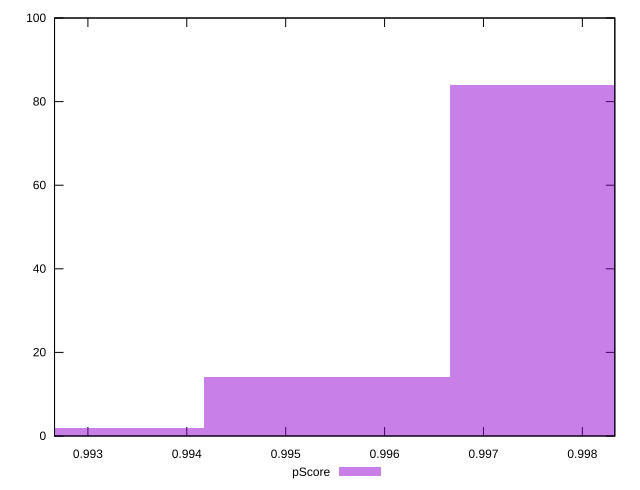

Generate this figure with gnuplot:
reset

$pScore <<EOF
0.9929218715893394 2
0.9979114287330044 84
0.9954166501611719 14
EOF

set key outside below
set boxwidth 0.002494778571832511
set xrange [0.9926625711387691:0.9983281842215922]
set yrange [0:100]
set trange [0:100]
set style fill transparent solid 0.5 noborder
set terminal svg size 640, 490 enhanced background rgb 'white'
set output "report_00025_2021-02-22T21:38:55.199Z/interactive/samples/pages+cached+noadtech+nomedia+nocss/pScore/histogram.svg"

plot $pScore title "pScore" with boxes

reset
